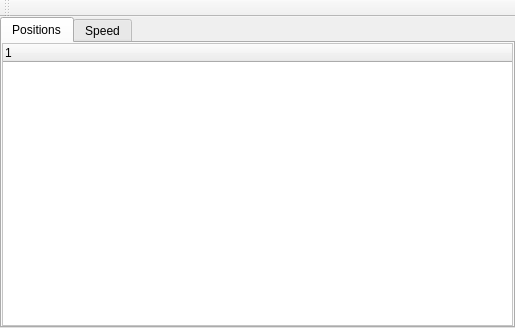
<?xml version="1.0" encoding="UTF-8"?>
<ui version="4.0">
 <class>SequenceWindow</class>
 <widget class="QMainWindow" name="SequenceWindow">
  <property name="geometry">
   <rect>
    <x>0</x>
    <y>0</y>
    <width>515</width>
    <height>328</height>
   </rect>
  </property>
  <property name="contextMenuPolicy">
   <enum>Qt::DefaultContextMenu</enum>
  </property>
  <property name="windowTitle">
   <string>MainWindow</string>
  </property>
  <widget class="QWidget" name="centralwidget">
   <layout class="QHBoxLayout" name="horizontalLayout_3">
    <property name="leftMargin">
     <number>0</number>
    </property>
    <property name="topMargin">
     <number>0</number>
    </property>
    <property name="rightMargin">
     <number>0</number>
    </property>
    <property name="bottomMargin">
     <number>0</number>
    </property>
    <item>
     <widget class="QTabWidget" name="tabWidget">
      <property name="currentIndex">
       <number>0</number>
      </property>
      <widget class="QWidget" name="tab">
       <attribute name="title">
        <string>Positions</string>
       </attribute>
       <layout class="QHBoxLayout" name="horizontalLayout">
        <property name="leftMargin">
         <number>0</number>
        </property>
        <property name="topMargin">
         <number>0</number>
        </property>
        <property name="rightMargin">
         <number>0</number>
        </property>
        <property name="bottomMargin">
         <number>0</number>
        </property>
        <item>
         <widget class="SequenceTreeWidget" name="treePositions">
          <property name="contextMenuPolicy">
           <enum>Qt::CustomContextMenu</enum>
          </property>
          <property name="styleSheet">
           <string notr="true">QTreeWidget{
	alternate-background-color: rgb(225, 224, 234);
background-color: rgb(255, 255, 255);
}</string>
          </property>
          <property name="editTriggers">
           <set>QAbstractItemView::DoubleClicked|QAbstractItemView::EditKeyPressed</set>
          </property>
          <property name="dragEnabled">
           <bool>true</bool>
          </property>
          <property name="dragDropMode">
           <enum>QAbstractItemView::InternalMove</enum>
          </property>
          <property name="alternatingRowColors">
           <bool>true</bool>
          </property>
          <attribute name="headerDefaultSectionSize">
           <number>50</number>
          </attribute>
          <attribute name="headerStretchLastSection">
           <bool>true</bool>
          </attribute>
          <column>
           <property name="text">
            <string notr="true">1</string>
           </property>
          </column>
         </widget>
        </item>
       </layout>
      </widget>
      <widget class="QWidget" name="tab_2">
       <attribute name="title">
        <string>Speed</string>
       </attribute>
       <layout class="QHBoxLayout" name="horizontalLayout_2">
        <property name="spacing">
         <number>0</number>
        </property>
        <property name="leftMargin">
         <number>0</number>
        </property>
        <property name="topMargin">
         <number>0</number>
        </property>
        <property name="rightMargin">
         <number>0</number>
        </property>
        <property name="bottomMargin">
         <number>0</number>
        </property>
        <item>
         <widget class="QTreeWidget" name="treeSpeed">
          <property name="styleSheet">
           <string notr="true">QTreeWidget{
	alternate-background-color: rgb(225, 224, 234);
background-color: rgb(255, 255, 255);
}</string>
          </property>
          <attribute name="headerDefaultSectionSize">
           <number>60</number>
          </attribute>
          <column>
           <property name="text">
            <string notr="true">1</string>
           </property>
          </column>
         </widget>
        </item>
       </layout>
      </widget>
     </widget>
    </item>
   </layout>
  </widget>
  <widget class="QToolBar" name="toolBar">
   <property name="windowTitle">
    <string>toolBar</string>
   </property>
   <attribute name="toolBarArea">
    <enum>TopToolBarArea</enum>
   </attribute>
   <attribute name="toolBarBreak">
    <bool>false</bool>
   </attribute>
  </widget>
  <widget class="QMenuBar" name="menuBar">
   <property name="geometry">
    <rect>
     <x>0</x>
     <y>0</y>
     <width>515</width>
     <height>21</height>
    </rect>
   </property>
  </widget>
 </widget>
 <customwidgets>
  <customwidget>
   <class>SequenceTreeWidget</class>
   <extends>QTreeWidget</extends>
   <header>sequencewindow.h</header>
  </customwidget>
 </customwidgets>
 <resources/>
 <connections/>
</ui>
